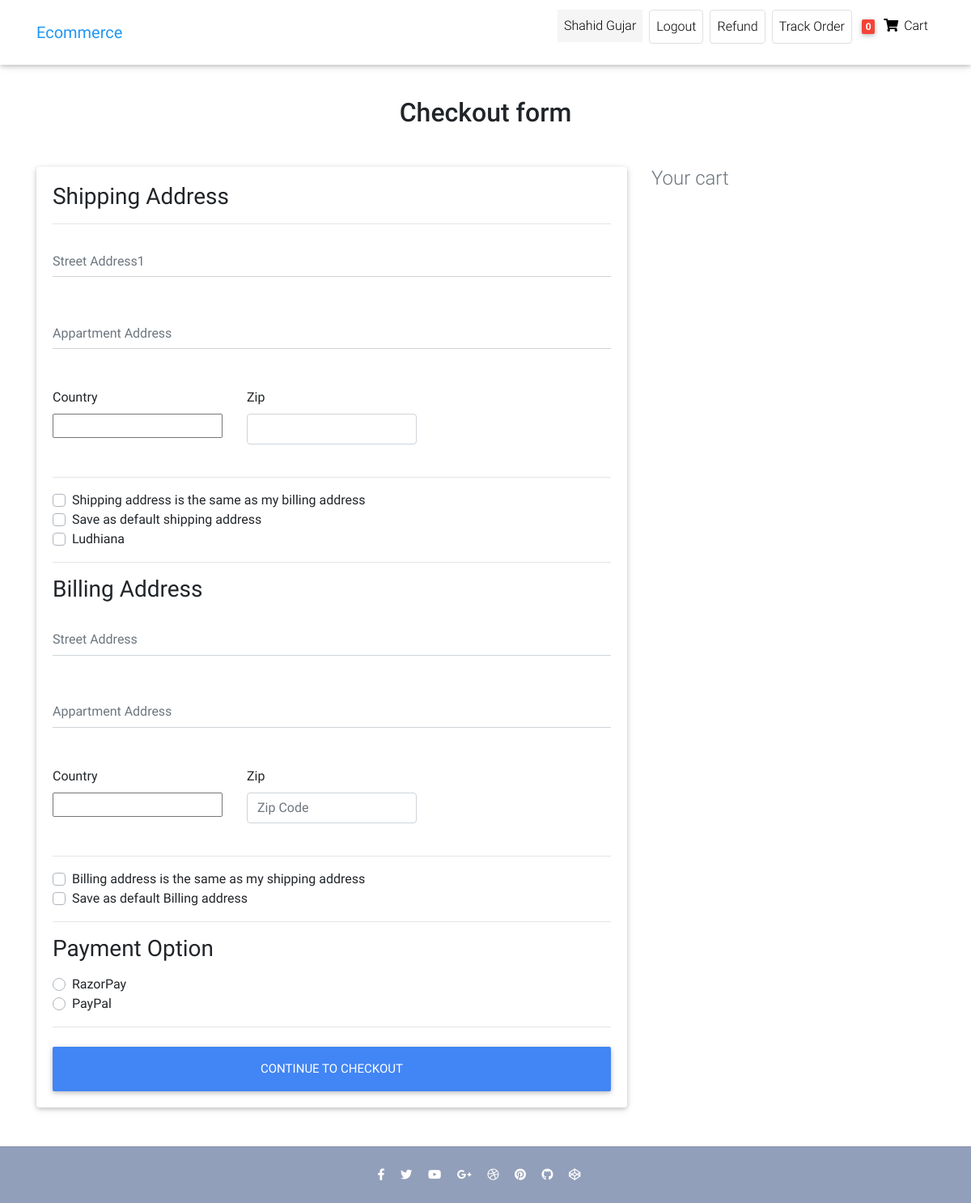
Page /checkout/ (signed in) on the earlier database version.
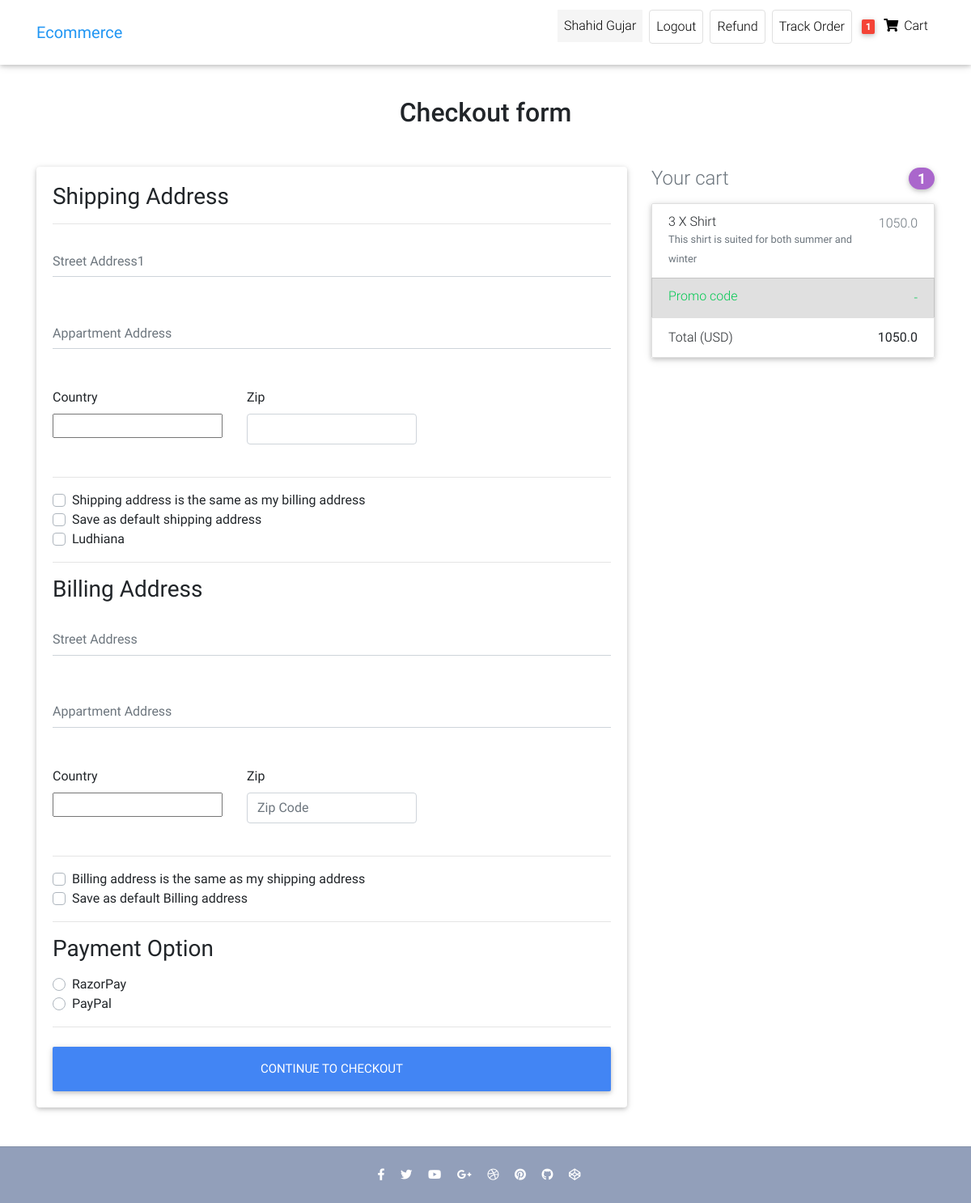
Same page on the later database version.
### front/models.py (models this page shows, shortened)
class Customer(AbstractUser):#Users is customer here
    phone=models.CharField(max_length=12,default="")
    gender=models.CharField(max_length=15,default="")
    user_address=models.CharField(max_length=50,default="")

class Order(models.Model):
    user=models.ForeignKey(Customer,on_delete=models.CASCADE)
    ref_code=models.CharField(max_length=20,blank=True,null=True)
    items=models.ManyToManyField(OrderItem)
    start_date = models.DateTimeField(auto_now_add=True)
    ordered_date=models.DateField()
    ordered=models.BooleanField(default=False)#it check whether has been ordered or not
    billing_address=models.ForeignKey('Address',related_name='billing_address',on_delete=models.SET_NULL,blank=True,null=True)
    shipping_address=models.ForeignKey('Address',related_name='shipping_address',on_delete=models.SET_NULL,blank=True,null=True)
    payment_detail=models.ForeignKey('Payments',on_delete=models.SET_NULL,blank=True,null=True)
    coupon=models.ForeignKey('Coupon',on_delete=models.SET_NULL,blank=True,null=True)
    being_delivered=models.BooleanField(default=False)#deliver hogaya
    received=models.BooleanField(default=False)#order hmne receive karliya
    order_status=models.CharField(choices=status,max_length=10,default='Pe')
    refund_requested=models.BooleanField(default=False)
    refund_granted=models.BooleanField(default=False)
    def total_amount(self):
        total=0
        for order_item in self.items.all():
            total += order_item.get_final_price()
        if self.coupon:
            total-=self.coupon.amount
        return total

class OrderItem(models.Model):
    user=models.ForeignKey(Customer,on_delete=models.CASCADE,null=True,blank=True)
    ordered=models.BooleanField(default=False)
    item=models.ForeignKey(Item,on_delete=models.CASCADE)
    quantity=models.IntegerField(default=1)
    def get_total_item_discount_price(self):
        if self.item.discount_price:
            totalprice=self.item.discount_price * self.quantity
            return totalprice
        else:
            return self.get_total_item_price()
    def get_final_price(self):
        if self.get_total_item_discount_price():
            return self.get_total_item_discount_price()
        return self.get_total_item_price()

class Item(models.Model):
    title=models.CharField(max_length=50)
    price=models.FloatField()
    discount_price=models.FloatField(blank=True,null=True)
    category=models.CharField(choices=CATEGORY_CHOICES,max_length=2)
    label=models.CharField(choices=LABEL_CHOICES,max_length=1)
    slug=models.SlugField()
    description=models.TextField()
    image=models.ImageField(upload_to='Images',null=True,blank=True)

### front/views.py (the view, shortened to what this page needs)
# urls.py: path('checkout/',CheckOutView.as_view(),name="check_out"),
class CheckOutView(LoginRequiredMixin,View):
    def get(self,*args,**kwargs):
        try:
            form=CheckoutForm()
            coupon=CouponForm()
            orders=Order.objects.filter(user=self.request.user,ordered=False)
            context={'form':form,'orders':orders,'coupon':coupon}
            shipping_address_qs=Address.objects.filter(
                user=self.request.user,
                address_type='S',
                default=True
            )
            if shipping_address_qs.exists():
                context.update({'default_shipping_address':shipping_address_qs[0]})
            billing_address_qs=Address.objects.filter(
                user=self.request.user,
                address_type='B',
                default=True
            )
            if billing_address_qs.exists():
                context.update({'default_shipping_address':billing_address_qs[0]})
            return render(self.request,'Ecommerce/checkout-page.html',context)
        except ObjectDoesNotExist:
            messages.info(self.request,"You donot have active order")
            return redirect("checkout")

### front/forms.py
class CouponForm(forms.Form):
    code=forms.CharField(max_length=30,widget=forms.TextInput(attrs={
        'class':'form-control',
        'placeholder':'Promo Code',
        'aria-label':'Recipient"s username',
        'aria-describedby':"basic-addon2"
        }))

### front/templatetags/cart_template_tags.py (called while the page is built)
@register.filter
def cart_item_count(user):
    if user.is_authenticated:
        qs=Order.objects.filter(user=user,ordered=False)
        if qs.exists():
            return qs[0].items.count()
    return 0

### front/templates/Ecommerce/checkout-page.html (shortened to what the changed rows need)
{% extends "Ecommerce/home-page.html" %}
{% load static %}
{% load cart_template_tags %}
{% load crispy_forms_tags %}
{% block head %}
    <link rel="stylesheet"
          href="https://use.fontawesome.com/releases/v5.11.2/css/all.css">
    <link href="{% static 'css/bootstrap.min.css' %}" rel="stylesheet">
    <link href="{% static 'css/mdb.min.css' %}" rel="stylesheet">
    <link href="{% static 'css/style.min.css' %}" rel="stylesheet">
{% endblock head %}
{% block body %}
    {% include 'Ecommerce/navbar.html' %}
    <main class="mt-5 pt-4">
        <div class="container wow fadeIn">
            <h2 class="my-5 h2 text-center">Checkout form</h2>
            <div class="row">
                <div class="col-md-8 mb-4">
                    <div class="card">
                        <form class="card-body" method="POST" action="{% url 'check_out' %}">
                            <div class="d-block my-3">
                                {% for value,name in form.fields.payment_option.choices %}
                                    <div class="custom-control custom-radio">
                                        <label class="custom-control-label" for="{{ name }}">{{ name }}</label>
                                    </div>
                                {% endfor %}
                            </div>
                        </form>
                    </div>
                </div>
                {% include 'Ecommerce/order_snippet.html' %}
            </div>
        </div>
    </main>
{% endblock body %}

### front/templates/Ecommerce/navbar.html (shortened to what this page needs)
{% load cart_template_tags %}
 <nav class="navbar fixed-top navbar-expand-lg navbar-light white scrolling-navbar">
    <div class="container">
      <a class="navbar-brand waves-effect" href="/" >
        <strong class="blue-text">Ecommerce</strong>
      </a>
      <div class="collapse navbar-collapse" id="navbarSupportedContent">
        <ul class="navbar-nav nav-flex-icons">
          {% if request.user.is_authenticated %}
          <li class="nav-item mx-1">
            <p class="nav-link waves-effect "
            style="background-color:whitesmoke;"
             >
              {{request.user.first_name}}
          </p>
          </li>
          <li class="nav-item mx-1">
            <a href="{% url 'account_logout' %}" class="nav-link border border-light rounded waves-effect"
             >
              Logout
            </a>
          </li>
          <li class="nav-item mx-1">
            <a href="{% url 'request-refund' %}" class="nav-link border border-light rounded waves-effect"
             >
              Refund
            </a>
          </li>
          <li class="nav-item mx-1">
            <a href="{% url 'track-order' %}" class="nav-link border border-light rounded waves-effect"
            >
              Track Order
            </a>
          </li>
          {% endif %}
          {% if user.is_authenticated %}
          <li class="nav-item">
            <a href="{% url 'order-summary' %}" class="nav-link waves-effect">
              <span class="badge red z-depth-1 mr-1"> {{request.user|cart_item_count}} </span>
              <i class="fas fa-shopping-cart"></i>
              <span class="clearfix d-none d-sm-inline-block"> Cart </span>
            </a>
          </li>
          {% endif %}
        </ul>
      </div>
    </div>
  </nav>

### front/templates/Ecommerce/order_snippet.html (shortened to what this page needs)
{% load crispy_forms_tags %}
<div class="col-md-4 mb-4">
    <h4 class="d-flex justify-content-between align-items-center mb-3">
        <span class="text-muted">Your cart</span> {% for order in orders %}
        <span class="badge badge-secondary badge-pill">{{order.items.count}}</span>
    </h4>
    {% for object in order.items.all %}
    <ul class="list-group mb-3 z-depth-1">
        <li class="list-group-item d-flex justify-content-between lh-condensed">
            <div>
                <h6 class="my-0">{{object.quantity}} X {{object.item.title}}</h6>
                <small class="text-muted">{{object.item.description}}</small>
            </div>
            <span class="text-muted">{{object.get_final_price}}</span>
        </li>
        <li class="list-group-item d-flex justify-content-between bg-light">
            <div class="text-success">
              <h6 class="my-0">Promo code</h6>
            </div>
            <span class="text-success">-{{order.coupon.amount}}</span>
          </li>
          <li class="list-group-item d-flex justify-content-between">
            <span>Total (USD)</span>
            <strong>{{order.total_amount}}</strong>
          </li>
    </ul>
    {% endfor %}
    {% endfor %}
</div>

Differences in the rows shown:
changed Customer "Shahid Gujar": user|cart_item_count "0" → "1"
added Order: items.count "1", total_amount "1050.0"
added OrderItem: quantity "3", item "Shirt", item.description "This shirt is suited for both summer and winter", get_final_price "1050.0"
